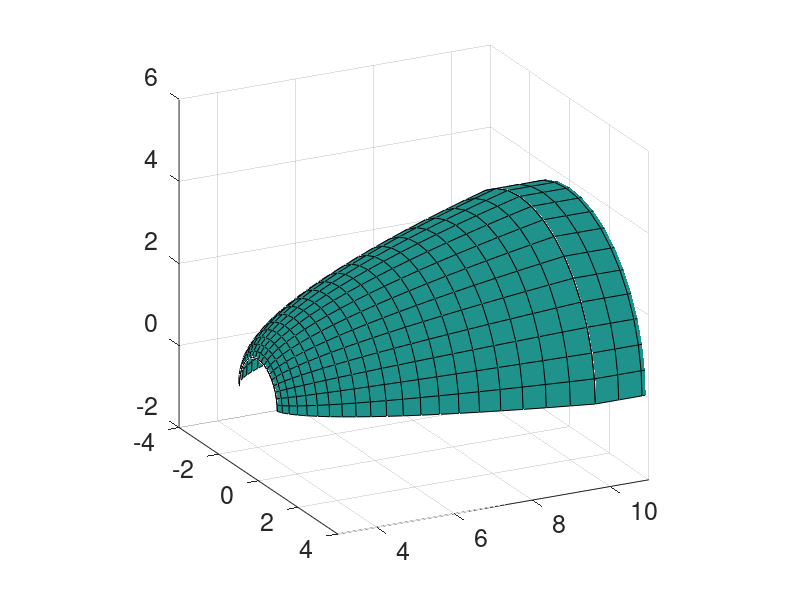

The MATLAB source for this figure:
% Part 1
x1 = linspace(0, 3, 21);
y1 = linspace(0, 3, 21);

[x,y] = meshgrid(x1, y1);

X = 3/pi*cos(y*pi/3);
Z = 3/pi*sin(y*pi/3);
Y = x;

surf(X,Y,Z, 0*Z);
hold on;
% 

x1 = linspace(1, 4, 21);
y1 = linspace(0, pi, 21);

[x,y] = meshgrid(x1, y1);

X = 3/pi*x.*cos(y);
Z = 3/pi*x.*sin(y);
Y = 0.5*(x.*sqrt(x.^2-1)-log(sqrt(x.^2-1)+x))+3;

surf(X,Y,Z, 0*Z)

% Part 3
x1 = linspace(0, 3, 20/4+1);
y1 = linspace(0, 3, 21);

[x,y] = meshgrid(x1, y1);

X = 3/pi*4*cos(y*pi/3);
Z = 3/pi*4*sin(y*pi/3);
Y = x+0.5*(4*sqrt(4^2-1)-log(sqrt(4^2-1)+4))+3;

surf(X,Y,Z, 0*Z);
hold on;

axis equal
xlim([-4 4])
view(63, 20)
set(gca, 'FontSize', 18)
print('-depsc2', 'Figures/VaryingR.eps')
